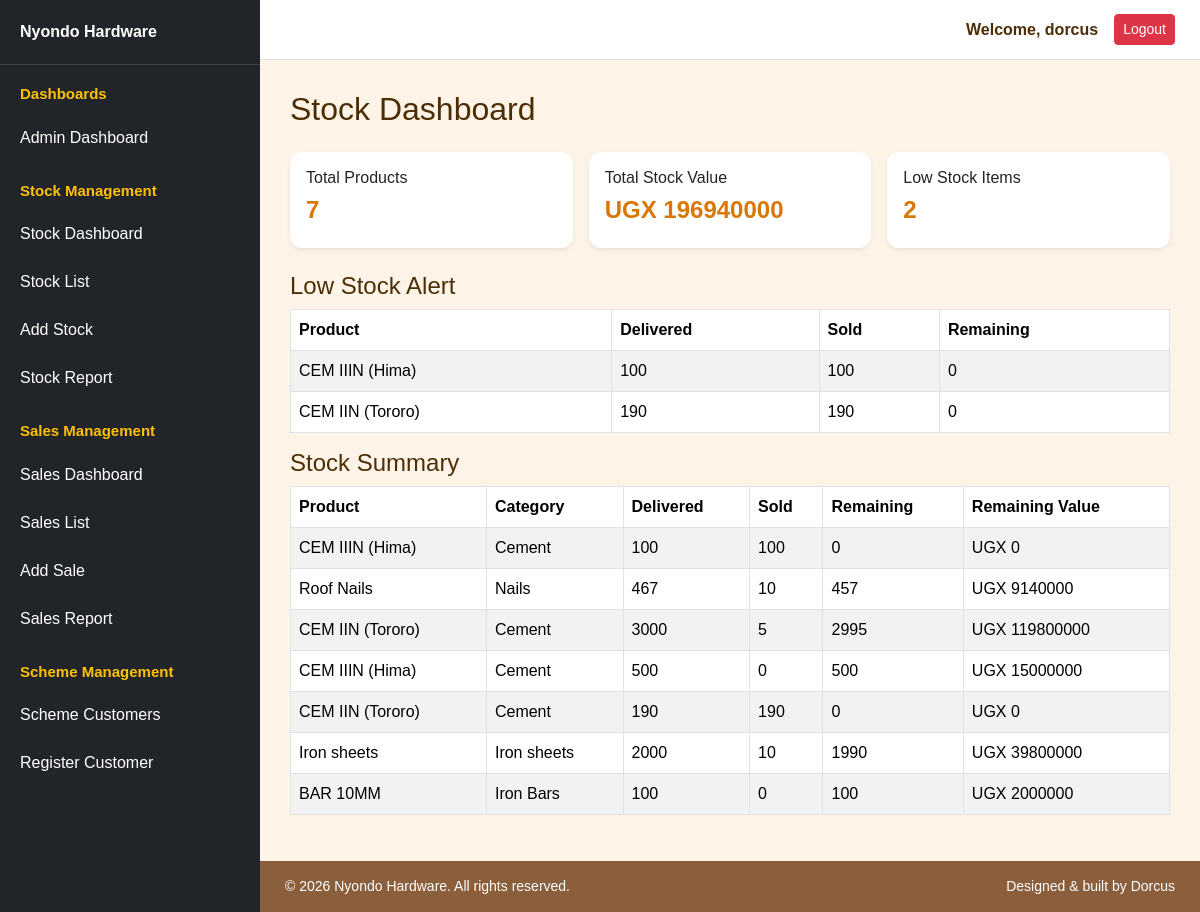
Page /nyondo/stock_dashboard/ (signed in) on the committed database.
### nyondo/models.py (models this page shows, shortened)
class Stock(models.Model):
    PAYMENT_STATUS_CHOICES = [('Paid', 'Paid'), ('Not Paid', 'Not Paid')]
    PAYMENT_TYPE_CHOICES = [('Cash', 'Cash'), ('Mobile Money', 'Mobile Money'), ('Bank Transfer', 'Bank Transfer'), ('Credit', 'Credit')]
    supplier = models.CharField(max_length=100)
    category = models.CharField(max_length=100)
    product_name = models.CharField(max_length=100)
    quantity_delivered = models.PositiveIntegerField(default=0)
    unit_cost = models.DecimalField(max_digits=10, decimal_places=2)
    total_value_goods = models.DecimalField(max_digits=12, decimal_places=2, default=0)
    unit_price = models.DecimalField(max_digits=10, decimal_places=2)
    supplier_payment_status = models.CharField(max_length=20, choices=PAYMENT_STATUS_CHOICES, default='Not Paid')
    payment_type = models.CharField(max_length=50, choices=PAYMENT_TYPE_CHOICES, blank=True, null=True)
    date_added = models.DateTimeField(default=timezone.now)

### nyondo/views.py (the view)
# urls.py: path('stock_dashboard/', views.stock_dashboard, name='stock_dashboard'),
@login_required
@admin_or_stock_manager_required
def stock_dashboard(request):
    stocks = Stock.objects.annotate(
        quantity_sold=Coalesce(Sum("sale__quantity"), 0)
    ).annotate(
        remaining_quantity=F("quantity_delivered") - F("quantity_sold"),
        remaining_value=ExpressionWrapper(
            (F("quantity_delivered") - F("quantity_sold")) * F("unit_cost"),
            output_field=DecimalField(max_digits=12, decimal_places=2)
        )
    )
    total_products = Stock.objects.count()
    total_stock_value = Stock.objects.aggregate(
        total=Sum("total_value_goods")
    )["total"] or 0
    low_stock = stocks.filter(remaining_quantity__lte=5)
    recent_stock = Stock.objects.order_by("-date_added")[:10]
    context = {
        "stocks": stocks,
        "total_products": total_products,
        "total_stock_value": total_stock_value,
        "low_stock": low_stock,
        "recent_stock": recent_stock,
    }
    return render(request, "stock_dashboard.html", context)

### nyondo/templates/stock_dashboard.html
{% extends "base.html" %}
{% block content %}
<h2 class="mb-4">Stock Dashboard</h2>
<div class="row g-3 mb-4">
  <div class="col-md-4">
    <div class="card shadow-sm">
      <div class="card-body">
        <h6>Total Products</h6>
        <h4>{{ total_products }}</h4>
      </div>
    </div>
  </div>
  <div class="col-md-4">
    <div class="card shadow-sm">
      <div class="card-body">
        <h6>Total Stock Value</h6>
        <h4>UGX {{ total_stock_value }}</h4>
      </div>
    </div>
  </div>
  <div class="col-md-4">
    <div class="card shadow-sm">
      <div class="card-body">
        <h6>Low Stock Items</h6>
        <h4>{{ low_stock.count }}</h4>
      </div>
    </div>
  </div>
</div>
<h4>Low Stock Alert</h4>
<table class="table table-bordered table-striped">
  <thead>
    <tr>
      <th>Product</th>
      <th>Delivered</th>
      <th>Sold</th>
      <th>Remaining</th>
    </tr>
  </thead>
  <tbody>
    {% for stock in low_stock %}
    <tr>
      <td>{{ stock.product_name }}</td>
      <td>{{ stock.quantity_delivered }}</td>
      <td>{{ stock.quantity_sold }}</td>
      <td>{{ stock.remaining_quantity }}</td>
    </tr>
    {% empty %}
    <tr>
      <td colspan="4">No low stock items.</td>
    </tr>
    {% endfor %}
  </tbody>
</table>
<h4>Stock Summary</h4>
<table class="table table-bordered table-striped">
  <thead>
    <tr>
      <th>Product</th>
      <th>Category</th>
      <th>Delivered</th>
      <th>Sold</th>
      <th>Remaining</th>
      <th>Remaining Value</th>
    </tr>
  </thead>
  <tbody>
    {% for stock in stocks %}
    <tr>
      <td>{{ stock.product_name }}</td>
      <td>{{ stock.category }}</td>
      <td>{{ stock.quantity_delivered }}</td>
      <td>{{ stock.quantity_sold }}</td>
      <td>{{ stock.remaining_quantity }}</td>
      <td>UGX {{ stock.remaining_value }}</td>
    </tr>
    {% empty %}
    <tr>
      <td colspan="6">No stock available.</td>
    </tr>
    {% endfor %}
  </tbody>
</table>
{% endblock %}

### templates/base.html (shortened to what this page needs)
{% load static %}
<!DOCTYPE html>
<html lang="en">
<head>
    <link href="https://cdn.jsdelivr.net/npm/bootstrap@5.3.3/dist/css/bootstrap.min.css" rel="stylesheet">
</head>
<body>
<div class="layout">
    {% include 'nav.html' %}
    <div class="content-area">
        <div class="topbar">
            {% if user.is_authenticated %}
                <span class="me-3 fw-bold">
                    Welcome, {{ user.username }}
                </span>
                <form method="POST" action="{% url 'logout' %}">
                    <button type="submit" class="btn btn-danger btn-sm">
                        Logout
                    </button>
                </form>
            {% endif %}
        </div>
        <main class="main-content">
            {% block content %}
            {% endblock %}
        </main>
        <footer>
            <p>&copy; 2026 Nyondo Hardware. All rights reserved.</p>
            <p>Designed & built by Dorcus</p>
        </footer>
    </div>
</div>
</body>
</html>

### templates/base.html (style rules this page uses)
body { margin: 0; background-color: #fdf3e7; color: #4b2e05; font-family: Arial, sans-serif; overflow-x: hidden; }
.layout { display: flex; min-height: 100vh; }
.content-area { flex-grow: 1; display: flex; flex-direction: column; min-width: 0; }
.topbar { height: 60px; background-color: white; border-bottom: 1px solid #ddd; display: flex; justify-content: flex-end; align-items: center; padding: 0 25px; }
.main-content { padding: 30px; flex-grow: 1; }
.card { border: none; border-radius: 12px; box-shadow: 0 4px 12px rgba(0,0,0,0.08); }
.card-body h4 { color: #d97706; font-weight: bold; }
footer { background: #8b5e3c; color: white; padding: 15px 25px; display: flex; justify-content: space-between; flex-wrap: wrap; }
footer p { margin: 0; color: white; font-size: 14px; }

### rows in the picture
Stock: product_name "CEM IIIN (Hima)", quantity_delivered "100", quantity_sold "100", remaining_quantity "0", category "Cement", remaining_value "0"
Stock: product_name "CEM IIN (Tororo)", quantity_delivered "190", quantity_sold "190", remaining_quantity "0", category "Cement", remaining_value "0"
Stock: product_name "Roof Nails", category "Nails", quantity_delivered "467", quantity_sold "10", remaining_quantity "457", remaining_value "9140000"
Stock: product_name "CEM IIN (Tororo)", category "Cement", quantity_delivered "3000", quantity_sold "5", remaining_quantity "2995", remaining_value "119800000"
Stock: product_name "CEM IIIN (Hima)", category "Cement", quantity_delivered "500", quantity_sold "0", remaining_quantity "500", remaining_value "15000000"
Stock: product_name "Iron sheets", category "Iron sheets", quantity_delivered "2000", quantity_sold "10", remaining_quantity "1990", remaining_value "39800000"
Stock: product_name "BAR 10MM", category "Iron Bars", quantity_delivered "100", quantity_sold "0", remaining_quantity "100", remaining_value "2000000"

### other values in the picture
{{ user.username }} "dorcus"
{{ total_products }} "7"
{{ total_stock_value }} "196940000"
{{ low_stock.count }} "2"
